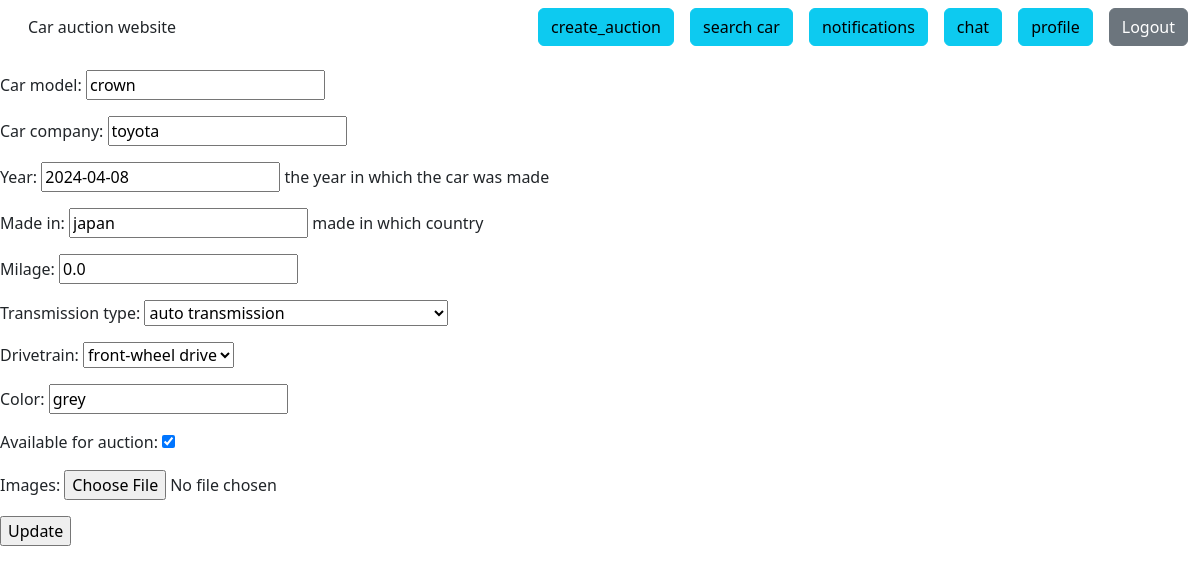
The app's page /update/2/ (signed in) with its own data.
### core/models.py (models this page shows, shortened)
class Car(models.Model):
    TRANSMISSIONS = {
        "auto": "auto transmission",
        "manual": "manual transmission",
        "cvt": "continuous variable transmission CVT ",
    }
    DRIVETRAINS = {
        "awd": "all wheel drive",
        "fwd": "front-wheel drive",
        "rwd": "rear-wheel drive",
        "4wd": "four-wheel drive",
    }
    owner = models.ForeignKey(
        settings.AUTH_USER_MODEL,
        on_delete=models.CASCADE,
        related_name="car_owner",
        null=True,
        blank=True,
    )
    car_model = models.CharField(max_length=20)
    car_company = models.CharField(max_length=20)
    year = models.DateField(help_text="the year in which the car was made")
    made_in = models.CharField(max_length=10, help_text="made in which country")
    milage = models.FloatField()
    transmission_type = models.CharField(max_length=6, choices=TRANSMISSIONS)
    drivetrain = models.CharField(max_length=3, choices=DRIVETRAINS)
    color = models.CharField(max_length=20, null=True, blank=True)
    auction_start_time = models.DateTimeField(auto_now_add=True)
    auction_end_date = models.DateTimeField(auto_now=True)
    available_for_auction = models.BooleanField(default=False)
    images = models.ImageField(upload_to="cars/", null=True, blank=True)
    class Meta:
        ordering = ["-auction_start_time"]

### core/views.py (the view)
# urls.py: path("update/<int:pk>/", UpdateCar.as_view(), name="update_car"),
class UpdateCar(LoginRequiredMixin,UpdateView):
    model = Car
    fields = [
        "car_model",
        "car_company",
        "year",
        "made_in",
        "milage",
        "transmission_type",
        "drivetrain",
        "color",
        "available_for_auction",
        "images",
    ]
    template_name = "update.html"
    success_url = reverse_lazy("profile")

### core/templates/update.html
{% extends "base.html" %}
{% load crispy_forms_tags %}
{% block body %}
  <form method="post">{% csrf_token %}
    {{ form.as_p }}
    <input type="submit" value="Update">
  </form>
{% endblock %}

### records on screen
Car: car_model "crown", car_company "toyota", year "2024-04-08", made_in "japan", milage "0.0", transmission_type "auto transmission", drivetrain "front-wheel drive", color "grey", available_for_auction "☑"
